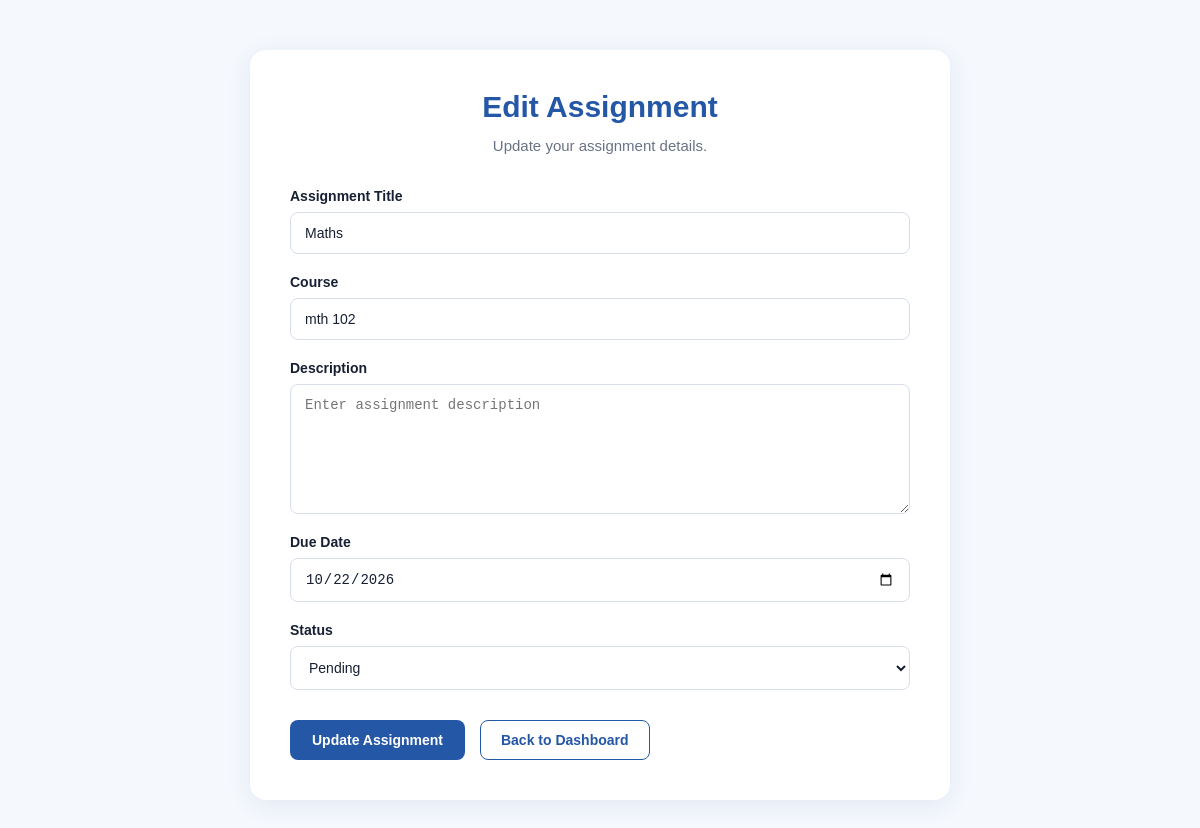
The app's page /edit-assignment/4 (signed in) with its own data.
### models/assignment.py (models this page shows, shortened)
class Assignment(db.Model):
    id = db.Column(db.Integer, primary_key=True)
    title = db.Column(db.String(200), nullable=False)
    course = db.Column(db.String(100), nullable=False)
    description = db.Column(db.Text, nullable=True)
    due_date = db.Column(db.Date, nullable=False)
    status = db.Column(
        db.String(50),
        default="Pending"
    )
    user_id = db.Column(
        db.Integer,
        db.ForeignKey("Users.id"),
        nullable=False
    )
    user = db.relationship(
        "User",
        back_populates="assignments"
    )

### routes/main.py (the view, shortened to what this page needs)
@main.route("/edit-assignment/<int:assignment_id>", methods=["GET", "POST"])
@login_required
def edit_assignment(assignment_id):
    assignment = Assignment.query.filter_by(
        id=assignment_id,
        user_id=current_user.id
    ).first_or_404()
    form = AssignmentForm(obj=assignment)
    return render_template(
        "main/edit_assignment.html",
        form=form,
        assignment=assignment
    )

### forms.py
class AssignmentForm(FlaskForm):
    title = StringField(
        "Assignment Title",
        validators=[
            DataRequired(),
            Length(max=200)
        ]
    )
    course = StringField(
        "Course",
        validators=[
            DataRequired(),
            Length(max=100)
        ]
    )
    description = TextAreaField(
        "Description"
    )
    due_date = DateField(
        "Due Date",
        validators=[
            DataRequired()
        ],
    )
    status = SelectField(
        "Status",
        choices=[
            ("Pending", "Pending"),
            ("Completed", "Completed")
        ],
        validators=[
            DataRequired()
        ]
    )
    submit = SubmitField("Add Assignment")

### app.py (called while the page is built)
def create_app():
    app = Flask(__name__)
    app.config.from_object(Config)
    db.init_app(app)
    login_manager.init_app(app)
    login_manager.login_view = "auth.login"
    from models.user import User
    @login_manager.user_loader
    def load_user(user_id):
        return db.session.get(User, int(user_id))
    from models.assignment import Assignment
    from routes.main import main
    from routes.auth import auth
    from routes.admin import admin
    app.register_blueprint(auth)
    app.register_blueprint(main)
    app.register_blueprint(admin)
    with app.app_context():
        db.create_all()
    return app

### templates/main/edit_assignment.html (shortened to what this page needs)
<!DOCTYPE html>
<html lang="en">
  <head>
    <link rel="stylesheet" href="{{ url_for('static', filename='css/edit_assignment.css') }}">
  </head>
  <body class="edit-assignment-page">
    <main class="edit-assignment-main">
      <section class="edit-form-container">
        <div class="edit-form-header">
          <h1 class="edit-form-title">
            Edit Assignment
          </h1>
          <p class="edit-form-subtitle">
            Update your assignment details.
          </p>
        </div>
        <form
          class="edit-assignment-form"
          method="POST"
        >
          <div class="form-group">
            {{ form.title.label(class="form-label") }}
            {{ form.title(
              class="form-input",
              placeholder="Enter assignment title"
            ) }}
          </div>
          <div class="form-group">
            {{ form.course.label(class="form-label") }}
            {{ form.course(
              class="form-input",
              placeholder="Enter course name"
            ) }}
          </div>
          <div class="form-group">
            {{ form.description.label(class="form-label") }}
            {{ form.description(
              class="form-textarea",
              placeholder="Enter assignment description"
            ) }}
          </div>
          <div class="form-group">
            {{ form.due_date.label(class="form-label") }}
            {{ form.due_date(class="form-input") }}
          </div>
          <div class="form-group">
            {{ form.status.label(class="form-label") }}
            {{ form.status(class="form-select") }}
          </div>
          <div class="form-actions">
            {{ form.submit(
              value="Update Assignment",
              class="update-button"
            ) }}
            <a
              class="back-button"
              href="{{ url_for('main.homepage') }}"
            >
              Back to Dashboard
            </a>
          </div>
        </form>
      </section>
    </main>
  </body>
</html>

### static/css/edit_assignment.css (style rules this page uses)
.edit-assignment-page { margin: 0; padding: 0; min-height: 100vh; background-color: #f5f8fc; color: #172033; font-family: Arial, sans-serif; }
.edit-assignment-main { width: 90%; max-width: 700px; margin: 50px auto; }
.edit-form-container { padding: 40px; background-color: #ffffff; border-radius: 16px; box-shadow: 0 5px 25px rgba(30, 64, 175, 0.09); }
.edit-form-header { margin-bottom: 30px; text-align: center; }
.edit-form-title { margin: 0 0 10px; color: #2457a6; font-size: 30px; font-weight: 700; }
.edit-form-subtitle { margin: 0; color: #687386; font-size: 15px; line-height: 1.6; }
.edit-assignment-form { display: flex; flex-direction: column; gap: 20px; }
.form-group { display: flex; flex-direction: column; gap: 8px; }
.form-label { color: #172033; font-size: 14px; font-weight: 600; }
.form-input, .form-textarea, .form-select { width: 100%; padding: 12px 14px; border: 1px solid #d7deea; border-radius: 8px; background-color: #ffffff; color: #172033; font-size: 14px; box-sizing: border-box; outline: none; transition: 0.3s ease; }
.form-textarea { min-height: 130px; resize: vertical; }
.form-actions { display: flex; align-items: center; gap: 15px; margin-top: 10px; }
.update-button { padding: 12px 22px; border: none; border-radius: 8px; background-color: #2457a6; color: #ffffff; font-size: 14px; font-weight: 600; cursor: pointer; transition: 0.3s ease; }
.back-button { padding: 11px 20px; border: 1px solid #2457a6; border-radius: 8px; color: #2457a6; text-decoration: none; font-size: 14px; font-weight: 600; transition: 0.3s ease; }

### records on screen
Assignment: title "Maths", course "mth 102", due_date "10/22/2026", status "Pending"
